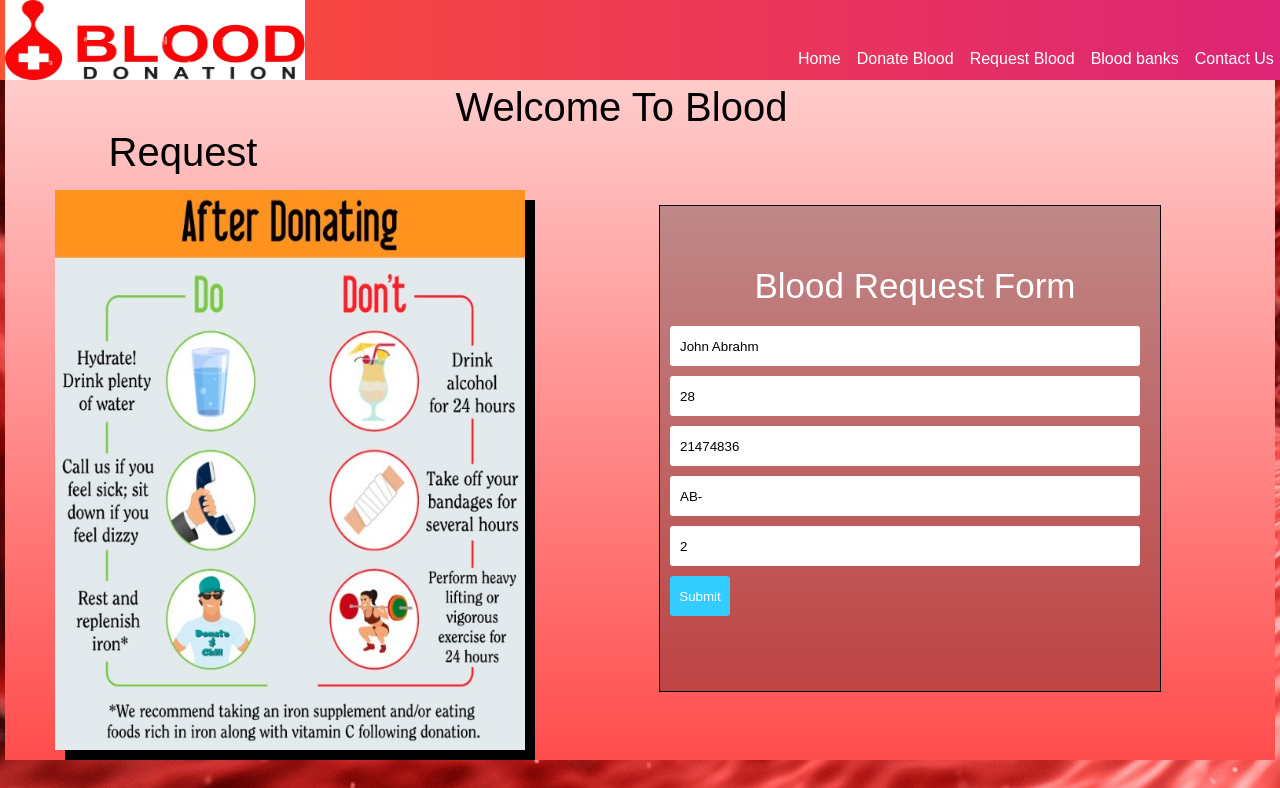
The app's page /index2.php?eid=1 with its own data.
### tables this page shows
CREATE TABLE `requestform` (
  `Id` int(11) NOT NULL,
  `name` varchar(255) NOT NULL,
  `age` int(11) NOT NULL,
  `mobile` int(11) NOT NULL,
  `email` varchar(200) NOT NULL,
  `bloodgroup` varchar(255) NOT NULL,
  `units` int(11) NOT NULL
);

### index2.php (the view, shortened to what this page needs)
<?php
	include("common/connection.php");
			?>
			<?php
	if(!empty($_GET['eid']))
	{
		$id=$_GET['eid'];
		$query="select * from requestform where Id=$id";
		$result=mysqli_query($connect,$query);
		$row=mysqli_fetch_assoc($result);
	}
?>
<html>
	<head>
		<link rel="stylesheet" href="css/style.css"/>
	</head>
	<body>
			<?php include("common/head.php"); ?>
		<div class="mid-section">
			<div class="donor-content">
					<p class="wbd">Welcome To Blood Request</p>
					<img class="bb" src="images/precautions.jpg"/>
					<div class="donorform">
						<form class="rform" method="post">
							<p class="login">Blood Request Form</p>
							<input type="text" value="<?php if(!empty($row['name'])) echo $row['name']?>" name="name" placeholder="Patient's Name" class="f" /><br>
							<input type="text" value="<?php if(!empty($row['age'])) echo $row['age']?>" name="age" placeholder="Patient's Age" class="f" /><br>
							<input type="text" value="<?php if(!empty($row['mobile'])) echo $row['mobile']?>" name="mobile" placeholder="Patient's Mobile" class="f" /><br>
							<input type="text" value="<?php if(!empty($row['bloodgroup'])) echo $row['bloodgroup']?>" name="bgrp" placeholder="Required Blood Group" class="f" /><br>
							<input type="text" value="<?php if(!empty($row['units'])) echo $row['units']?>" name="units" placeholder="No. of Units Required" class="f" /><br>
						  <input type="submit" name="save" value="Submit" class="s" />
						</form>
				   </div>
			</div>
		</div>
	</body>
</html>

### css/style.css (style rules this page uses)
* { margin:0px; padding:0px; font-family:arial; }
body { background-image:url("background.jpg"); background-repeat:no-repeat; background-size:cover; overflow-x:hidden; }
.rform { margin:60px 0px 0px 10px; font-size:35px; }
.login { padding-bottom:20px; color:white; text-align:center; }
.donorform input[type="text"]::placeholder { text-indent: 10px; }
.f { text-indent: 10px; height:40px; width:470px; margin-bottom:10px; border-radius:3px; border:none; }
.s { height:40px; width:60px; color:white; background-color: #33ccff; border:none; border-radius:3px; cursor:pointer; margin-bottom:7px; }
.mid-section { height:680px; width:100%; margin:auto; }
.donor-content { height:680px; width:1270; background-image: linear-gradient(#ffcccc, #ff4d4d); margin:auto; }
.wbd { font-size:40px; text-align:center; color:black; position:relative; left:-457; top:5; }
.bb { height:560px; width:470px; position:relative; top:20; left:50; box-shadow: 10px 10px ; }
.donorform { position:relative; top:-525; left:270; height:485px; width:500px; margin:auto; background-color:rgba(0,0,0,0.25); border:1px solid black; }

### records on screen
requestform: name "John Abrahm", age "28", mobile "21474836", bgrp "AB-", units "2"
